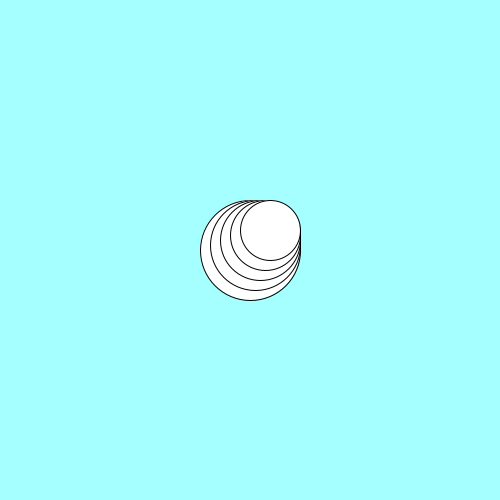
Frame 1 (no input)
Frame 60 (the mouse pressed at the canvas centre just before this capture): identical to frame 1, image omitted
Frame 120 (the mouse held since frame 60 and released just before this capture): identical to frame 1, image omitted

The Processing sketch that drew this single still picture (run headless with seeded random() and noise(); from frame 60 on, the mouse is pressed at the canvas centre):

// Processing sketch: op9_6
// ── op9_6.pde


void setup() {
  size (500,500);
}

void draw() {
  background(165,255,255);
  int cWaarde = 100;
  
  for( int i=0; i<5; i++)
{
 ellipse (300 - cWaarde/2, 200 + cWaarde/2,  cWaarde, cWaarde);
 cWaarde -=10;
}
}
